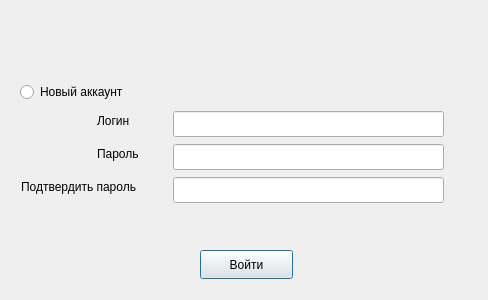
<?xml version="1.0" encoding="UTF-8"?>
<ui version="4.0">
 <class>Authorization</class>
 <widget class="QDialog" name="Authorization">
  <property name="geometry">
   <rect>
    <x>0</x>
    <y>0</y>
    <width>488</width>
    <height>300</height>
   </rect>
  </property>
  <property name="windowTitle">
   <string>Dialog</string>
  </property>
  <widget class="QPushButton" name="LogInButton">
   <property name="geometry">
    <rect>
     <x>200</x>
     <y>250</y>
     <width>93</width>
     <height>29</height>
    </rect>
   </property>
   <property name="text">
    <string>Войти</string>
   </property>
  </widget>
  <widget class="QRadioButton" name="registrationButton">
   <property name="geometry">
    <rect>
     <x>20</x>
     <y>80</y>
     <width>131</width>
     <height>24</height>
    </rect>
   </property>
   <property name="text">
    <string>Новый аккаунт</string>
   </property>
  </widget>
  <widget class="QLabel" name="passwordAccept_label">
   <property name="geometry">
    <rect>
     <x>21</x>
     <y>177</y>
     <width>145</width>
     <height>20</height>
    </rect>
   </property>
   <property name="text">
    <string>Подтвердить пароль</string>
   </property>
  </widget>
  <widget class="QLineEdit" name="passwordAccept">
   <property name="geometry">
    <rect>
     <x>173</x>
     <y>177</y>
     <width>271</width>
     <height>26</height>
    </rect>
   </property>
   <property name="echoMode">
    <enum>QLineEdit::Password</enum>
   </property>
  </widget>
  <widget class="QLabel" name="status_label">
   <property name="geometry">
    <rect>
     <x>140</x>
     <y>210</y>
     <width>261</width>
     <height>20</height>
    </rect>
   </property>
   <property name="statusTip">
    <string/>
   </property>
   <property name="text">
    <string/>
   </property>
  </widget>
  <widget class="QLabel" name="login_label">
   <property name="geometry">
    <rect>
     <x>97</x>
     <y>111</y>
     <width>43</width>
     <height>20</height>
    </rect>
   </property>
   <property name="text">
    <string>Логин</string>
   </property>
  </widget>
  <widget class="QLineEdit" name="loginEdit">
   <property name="geometry">
    <rect>
     <x>173</x>
     <y>111</y>
     <width>271</width>
     <height>26</height>
    </rect>
   </property>
   <property name="echoMode">
    <enum>QLineEdit::Normal</enum>
   </property>
  </widget>
  <widget class="QLabel" name="password_label">
   <property name="geometry">
    <rect>
     <x>97</x>
     <y>144</y>
     <width>53</width>
     <height>20</height>
    </rect>
   </property>
   <property name="text">
    <string>Пароль</string>
   </property>
  </widget>
  <widget class="QLineEdit" name="passwordEdit">
   <property name="geometry">
    <rect>
     <x>173</x>
     <y>144</y>
     <width>271</width>
     <height>26</height>
    </rect>
   </property>
   <property name="echoMode">
    <enum>QLineEdit::Password</enum>
   </property>
  </widget>
 </widget>
 <resources/>
 <connections/>
</ui>
